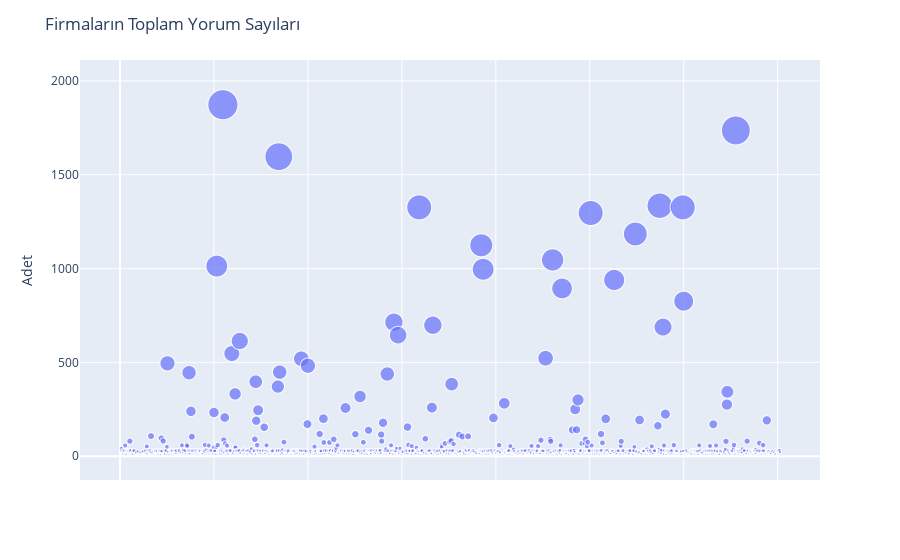

Write notebook code for a chart like this one.
### Markdown cell above
### Firmalara Göre Duygu

### Öncelikle yorum sayısı belirli sayının altında olanları silelim

### Örneğin firmanın 3 yorumu varsa üçüde pozitif ise bu %100 pozitif verse de güvenilir olmaz

### Firma yorum sayıları

### Code cell
import plotly.express as px

grup=veri.groupby("Firma Adı").size().reset_index(name="Toplam Yorum")

fig=px.scatter(grup,x=grup.index,y="Toplam Yorum", 
                 hover_name="Firma Adı",size="Toplam Yorum",size_max=30)

fig.update_layout(
    title="Firmaların Toplam Yorum Sayıları",
    xaxis_title="",
    yaxis_title="Adet",
    xaxis=dict(showticklabels=False))

fig.show()

### Figure 1 — Plotly figure (JSON) as saved in the notebook; plotly's stock layout.template omitted (floating-point values rounded to 4 significant figures; data arrays with more than 128 entries replaced by an {"elided": "..."} marker saying what was removed)
{"data": [{"hovertemplate": "<b>%{hovertext}</b><br><br>index=%{x}<br>Toplam Yorum=%{marker.size}<extra></extra>", "hovertext": {"elided": "1406 str values"}, "legendgroup": "", "marker": {"color": "#636efa", "size": {"elided": "1406 int values"}, "sizemode": "area", "sizeref": 2.081, "symbol": "circle"}, "mode": "markers", "name": "", "showlegend": false, "type": "scattergl", "x": {"elided": "1406 int values"}, "xaxis": "x", "y": {"elided": "1406 int values"}, "yaxis": "y"}], "layout": {"legend": {"itemsizing": "constant", "tracegroupgap": 0}, "margin": {"t": 60}, "title": {"text": "Firmaların Toplam Yorum Sayıları"}, "xaxis": {"anchor": "y", "domain": [0, 1], "showticklabels": false, "title": {"text": ""}}, "yaxis": {"anchor": "x", "domain": [0, 1], "title": {"text": "Adet"}}}}
